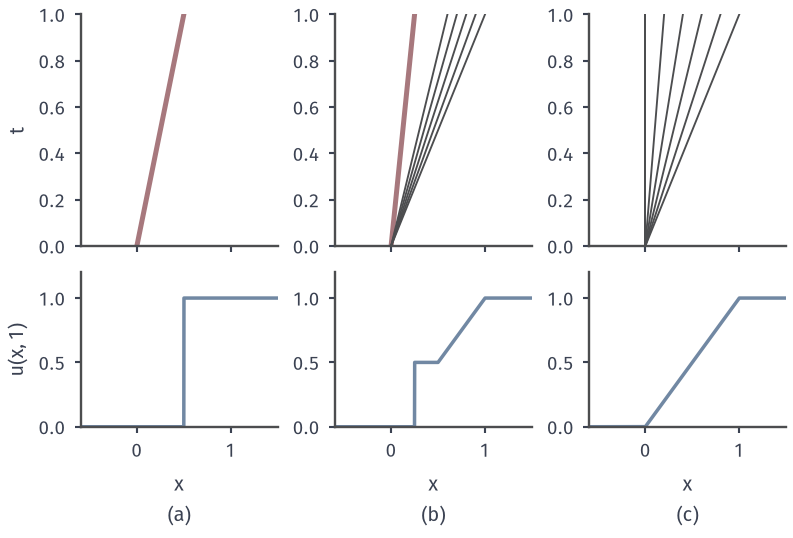

Reproduce this figure in Python.
from pathlib import Path
import sys
ROOT = next(p for p in Path(__file__).resolve().parents if (p/'build.sh').is_file() and (p/'tex/book.tex').is_file())
sys.path.insert(0, str(ROOT/'figures/06-differential-equations/02-partial-differential-equations/matplotlib/cons-common'))
from cons_common import *
# Target: a one-parameter family of weak solutions for the step (0,1), alpha=1, 1/2, 0.
fig, axs = figure(width_mm=112, height_mm=76, nrows=2, ncols=3, sharex=True, gridspec_kw={'height_ratios':[1.5,1]})
x=np.linspace(-.6,1.5,1200)
def prof(x,a):
    return np.where(x<a/2,0.0,np.where(x<a,a,np.where(x<1,x,1.0)))
for j,(a,l) in enumerate(zip((1,.5,0),'abc')):
    ax=axs[0,j]; style(ax)
    if a>0: ax.plot([0,a/2],[0,1],color=RED,lw=2.0)
    for k in np.linspace(a,1,6 if a<1 else 1):
        if k>a or a==0: ax.plot([0,k],[0,1],color=LINE,lw=.75)
    if a==0: ax.plot([0,0],[0,1],color=LINE,lw=.75)
    ax.set_xlim(-.6,1.5); ax.set_ylim(0,1); ax.tick_params(labelbottom=False)
    ax=axs[1,j]; style(ax); u=prof(x,a)
    # draw jumps vertically
    pts=np.r_[x]; ax.plot(pts,u,color=BLUE,lw=1.4)
    ax.set_xlim(-.6,1.5); ax.set_ylim(0,1.2); sub(ax,l,'$x$')
axs[0,0].set_ylabel('$t$'); axs[1,0].set_ylabel('$u(x,1)$')
save(fig, HERE(__file__), 'figure', {'formula':'u=0|a|x/t|1 with jump x=a t/2'})
